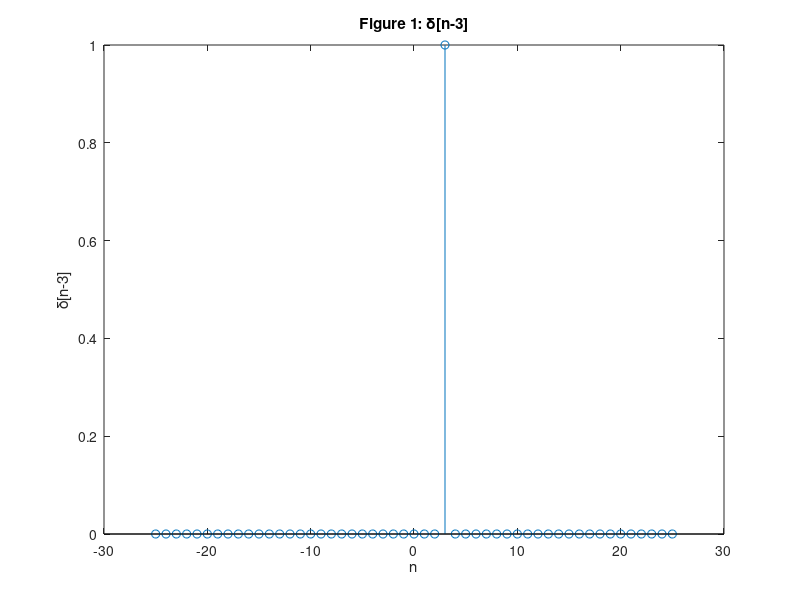
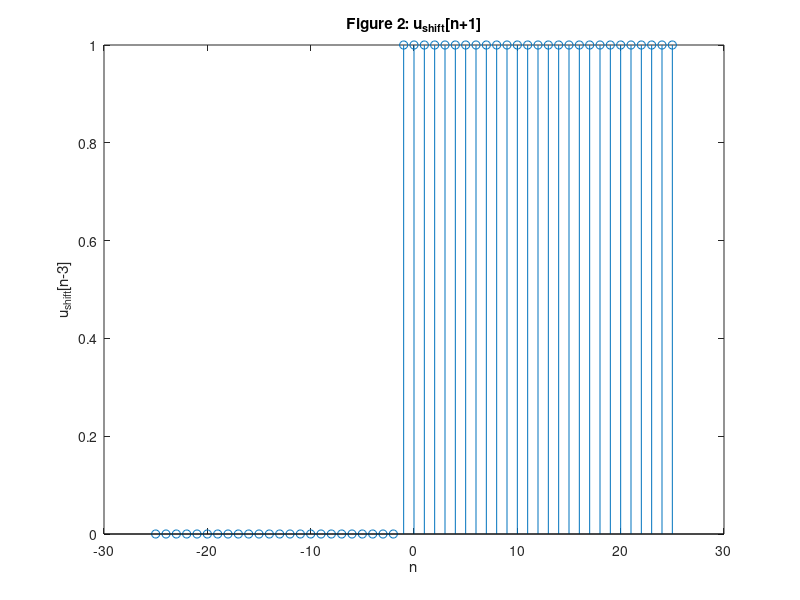
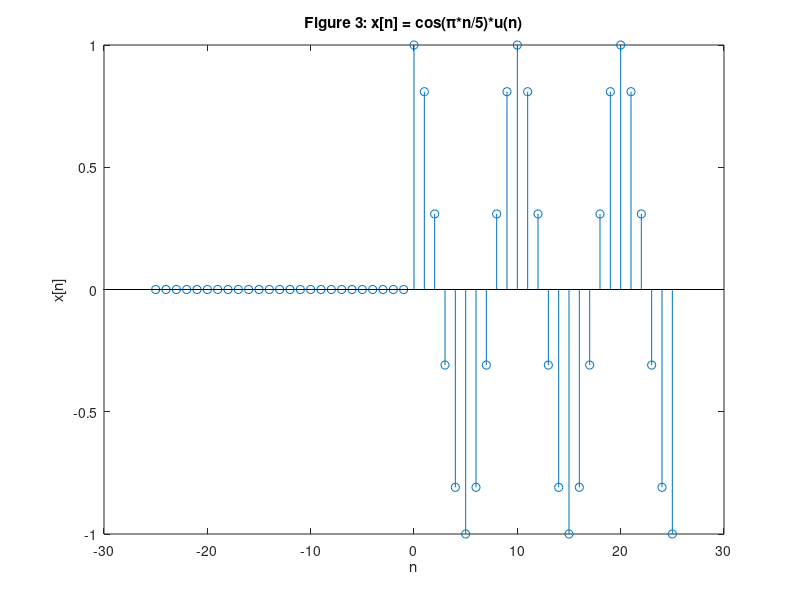
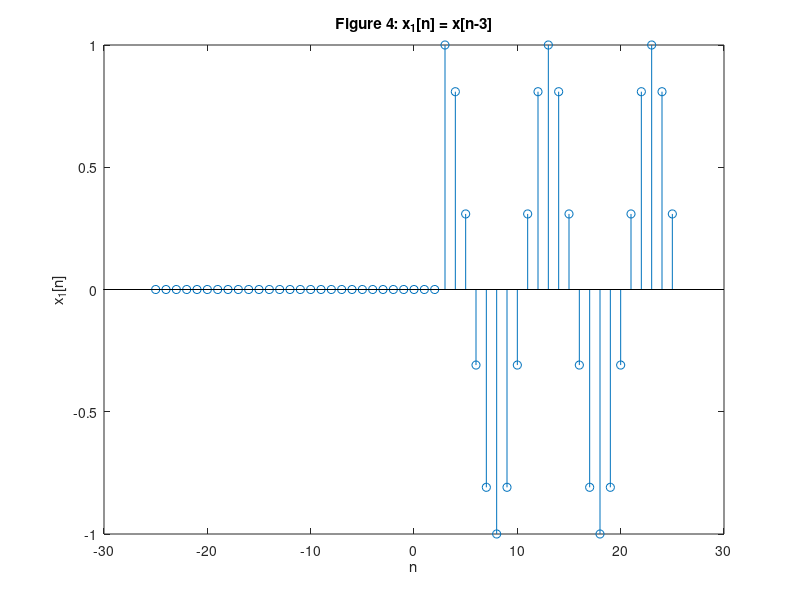

These charts were generated, in order, by the following MATLAB code:
%Part A

%1)
% shifting and time reversal transformations on a discrete time signal

% domain
n = -25 : 1 : 25;

% i) delta[n-3]
delta = @(n) (1.*(n > 2) & (n < 4));

figure(1);
stem(n, delta(n));
title('Figure 1: \delta[n-3]');
xlabel('n'); ylabel('\delta[n-3]');
% ii) u[n+1]

% u[n] before shift
u = @(n) (1.*((n >= 0) & (n <= 25)));
% u[n+1]
u_shift = @(n) (1.*((n >= -1) & (n <= 25)));

figure(2);
stem(n, u_shift(n));
title('Figure 2: u_{shift}[n+1]');
xlabel('n'); ylabel('u_{shift}[n-3]');
% iii) x[n] = cos(pi*n/5)*u[n]

x = @(n) cos((pi.*n) / 5).*u(n);

figure(3);
stem(n, x(n));
title('Figure 3: x[n] = cos(\pi*n/5)*u(n)');
xlabel('n'); ylabel('x[n]');
% iv) x1[n] = x[n-3]

x_2 = @(n) x(n-3);

figure(4);
stem(n, x_2(n));
title('Figure 4: x_{1}[n] = x[n-3]');
xlabel('n'); ylabel('x_{1}[n]');
% v) x2[n] = x[-n]

x_2 = @(n) x(n);

figure(5);
stem(n, x(-n));
title('Figure 5: x_{2}[n] = x[-n]');
xlabel('n'); ylabel('x_{2}[n]');

%The function x1[n] is a transformation of x[n] shifted to the right by three; whereas x2[n] is a time reversal of x[n].